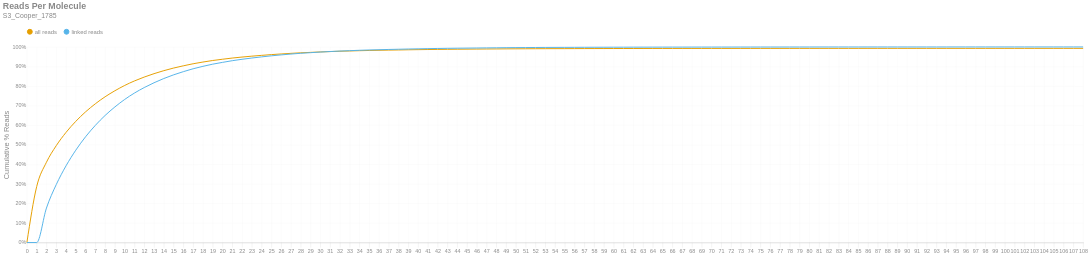

Notebook cell for this chart:
### Markdown cell above
### Reads per Molecule
This chart shows the cumulative distribution of the number of reads per linked molecule. That is, how many alignments are associated with a unique molecule. This excludes the number of reads associated with invalid or absent linked-read barcodes. The `linked` histogram is the percentages recalculated when disregarding singletons.

### Code cell
if SKIPLR:
    print_html(f"Skipped")
else:
    counts = np.bincount(valids['reads'].cast(pl.Int64).to_numpy())
    weighted = counts * np.arange(len(counts))
    all_perc = weighted / n_reads
    linked_perc = weighted / n_linked_reads
    linked_perc[1] = 0
    binned_df = pl.DataFrame({
        'readsper': list(range(len(counts))),
        'all reads (cumsum)': np.cumsum(all_perc).tolist(),
        'linked reads (cumsum)': np.cumsum(linked_perc).tolist(),
    })

    with SafeRender(binned_df):
        (
            density_plot(binned_df, 'Reads Per Molecule', samplename, 'readspmol')
            .encode(
                x=alt.X('readsper:O', title=None).axis(labelAngle=0).scale(padding=0),
                y=alt.Y('value:Q', title='Cumulative % Reads').axis(format='%').stack(False),
                color=alt.Color("key:N").scale(domain=["all reads", "linked reads"]),
                tooltip=[
                    alt.Tooltip("key:N", title="Data Type"),
                    alt.Tooltip("readsper:O", title="Reads Per Molecule"),
                    alt.Tooltip("value:Q", format=".2%", title="% Reads (Cum.)")
                ]            
            )
        ).display()

### Figure 1 — Vega-Lite specification as saved in the notebook (floating-point values rounded to 4 significant figures)
{"width": "container", "height": 400, "config": {"title": {"anchor": "start", "dy": -15, "fontSize": 18, "color": "#888888", "subtitleColor": "#888888", "subtitleFontSize": 14}, "arc": {"fill": "#0072B2"}, "axis": {"domainColor": "#888888", "domainWidth": 0.5, "gridWidth": 0.2, "grid": false, "titleFontWeight": 400, "titleFontSize": 15, "labelFontSize": 11, "labelColor": "#888888", "tickColor": "#888888", "tickWidth": 0.2, "titleColor": "#888888"}, "axisBand": {"grid": false}, "axisX": {"grid": true, "tickSize": 10, "domainCap": "round"}, "axisY": {"domain": false, "grid": true, "tickSize": 0, "domainCap": "round"}, "background": "transparent", "header": {"labelFontSize": 15, "labelColor": "#888888", "titleFontSize": 15, "titleFontWeight": 600, "titleColor": "#888888"}, "legend": {"labelFont": "sans-serif", "labelFontSize": 12, "labelColor": "#888888", "symbolSize": 100, "symbolType": "circle", "titleFontSize": 12, "titlePadding": 10, "titleColor": "#888888", "title": null, "orient": "top"}, "range": {"category": ["#E69F00", "#56B4E9", "#009E73", "#F0E442", "#0072B2", "#D55E00", "#CC79A7", "#000000"], "diverging": ["#cfe8f3", "#a2d4ec", "#73bfe2", "#46abdb", "#1696d2", "#12719e"]}, "area": {"fill": "#0072B2", "fillOpacity": 0.7, "line": true, "strokeOpacity": 0.7}, "line": {"color": "#0072B2", "stroke": "#0072B2", "strokeWidth": 2}, "trail": {"color": "#0072B2", "stroke": "#0072B2", "strokeWidth": 0, "size": 1}, "point": {"filled": true, "fillOpacity": 1.0, "size": 95}, "text": {"color": "#888888", "fontSize": 11, "align": "right", "fontWeight": 400, "size": 11}, "bar": {"fill": "#0072B2", "stroke": null}, "view": {"stroke": null, "continuousWidth": 660, "continuousHeight": 400}}, "data": {"name": "data-5d918206af340e6f1e3a928d45ef88c6"}, "mark": {"type": "line", "interpolate": "monotone", "point": {"opacity": 0, "size": 275}}, "encoding": {"color": {"field": "key", "scale": {"domain": ["all reads", "linked reads"]}, "type": "nominal"}, "tooltip": [{"field": "key", "title": "Data Type", "type": "nominal"}, {"field": "readsper", "title": "Reads Per Molecule", "type": "ordinal"}, {"field": "value", "format": ".2%", "title": "% Reads (Cum.)", "type": "quantitative"}], "x": {"axis": {"labelAngle": 0}, "field": "readsper", "scale": {"padding": 0}, "title": null, "type": "ordinal"}, "y": {"axis": {"format": "%"}, "field": "value", "stack": false, "title": "Cumulative % Reads", "type": "quantitative"}}, "params": [{"name": "param_c36ac31b6afebe62", "select": {"type": "point", "fields": ["key"]}, "bind": "legend"}], "title": {"text": "Reads Per Molecule", "subtitle": "S3_Cooper_1785"}, "transform": [{"fold": ["all reads (cumsum)", "linked reads (cumsum)"]}, {"calculate": "replace(datum.key, ' (cumsum)', '')", "as": "key"}, {"filter": {"param": "param_c36ac31b6afebe62"}}], "usermeta": {"embedOptions": {"downloadFileName": "S3_Cooper_1785.readspmol"}}, "$schema": "https://vega.github.io/schema/vega-lite/v6.1.0.json", "datasets": {"data-5d918206af340e6f1e3a928d45ef88c6": [{"readsper": 0, "all reads (cumsum)": 0.0, "linked reads (cumsum)": 0.0}, {"readsper": 1, "all reads (cumsum)": 0.2858, "linked reads (cumsum)": 0.0}, {"readsper": 2, "all reads (cumsum)": 0.4105, "linked reads (cumsum)": 0.1764}, {"readsper": 3, "all reads (cumsum)": 0.4952, "linked reads (cumsum)": 0.2961}, {"readsper": 4, "all reads (cumsum)": 0.563, "linked reads (cumsum)": 0.392}, {"readsper": 5, "all reads (cumsum)": 0.6197, "linked reads (cumsum)": 0.4722}, {"readsper": 6, "all reads (cumsum)": 0.6682, "linked reads (cumsum)": 0.5407}, {"readsper": 7, "all reads (cumsum)": 0.7095, "linked reads (cumsum)": 0.5992}, {"readsper": 8, "all reads (cumsum)": 0.7453, "linked reads (cumsum)": 0.6499}, {"readsper": 9, "all reads (cumsum)": 0.7761, "linked reads (cumsum)": 0.6933}, {"readsper": 10, "all reads (cumsum)": 0.8031, "linked reads (cumsum)": 0.7316}, {"readsper": 11, "all reads (cumsum)": 0.8263, "linked reads (cumsum)": 0.7643}, {"readsper": 12, "all reads (cumsum)": 0.8461, "linked reads (cumsum)": 0.7924}, {"readsper": 13, "all reads (cumsum)": 0.8634, "linked reads (cumsum)": 0.8169}, {"readsper": 14, "all reads (cumsum)": 0.8788, "linked reads (cumsum)": 0.8386}, {"readsper": 15, "all reads (cumsum)": 0.8921, "linked reads (cumsum)": 0.8574}, {"readsper": 16, "all reads (cumsum)": 0.9036, "linked reads (cumsum)": 0.8737}, {"readsper": 17, "all reads (cumsum)": 0.9141, "linked reads (cumsum)": 0.8885}, {"readsper": 18, "all reads (cumsum)": 0.9228, "linked reads (cumsum)": 0.9009}, {"readsper": 19, "all reads (cumsum)": 0.9306, "linked reads (cumsum)": 0.9119}, {"readsper": 20, "all reads (cumsum)": 0.9371, "linked reads (cumsum)": 0.9211}, {"readsper": 21, "all reads (cumsum)": 0.9432, "linked reads (cumsum)": 0.9297}, {"readsper": 22, "all reads (cumsum)": 0.9483, "linked reads (cumsum)": 0.9369}, {"readsper": 23, "all reads (cumsum)": 0.9529, "linked reads (cumsum)": 0.9434}, {"readsper": 24, "all reads (cumsum)": 0.957, "linked reads (cumsum)": 0.9492}, {"readsper": 25, "all reads (cumsum)": 0.9608, "linked reads (cumsum)": 0.9546}, {"readsper": 26, "all reads (cumsum)": 0.9642, "linked reads (cumsum)": 0.9593}, {"readsper": 27, "all reads (cumsum)": 0.9672, "linked reads (cumsum)": 0.9637}, {"readsper": 28, "all reads (cumsum)": 0.97, "linked reads (cumsum)": 0.9676}, {"readsper": 29, "all reads (cumsum)": 0.9722, "linked reads (cumsum)": 0.9707}, {"readsper": 30, "all reads (cumsum)": 0.9744, "linked reads (cumsum)": 0.9739}, {"readsper": 31, "all reads (cumsum)": 0.9764, "linked reads (cumsum)": 0.9766}, {"readsper": 32, "all reads (cumsum)": 0.978, "linked reads (cumsum)": 0.9789}, {"readsper": 33, "all reads (cumsum)": 0.9794, "linked reads (cumsum)": 0.9809}, {"readsper": 34, "all reads (cumsum)": 0.9808, "linked reads (cumsum)": 0.9829}, {"readsper": 35, "all reads (cumsum)": 0.9819, "linked reads (cumsum)": 0.9845}, {"readsper": 36, "all reads (cumsum)": 0.9829, "linked reads (cumsum)": 0.9858}, {"readsper": 37, "all reads (cumsum)": 0.9838, "linked reads (cumsum)": 0.9871}, {"readsper": 38, "all reads (cumsum)": 0.9846, "linked reads (cumsum)": 0.9882}, {"readsper": 39, "all reads (cumsum)": 0.9854, "linked reads (cumsum)": 0.9894}, {"readsper": 40, "all reads (cumsum)": 0.9861, "linked reads (cumsum)": 0.9904}, {"readsper": 41, "all reads (cumsum)": 0.9868, "linked reads (cumsum)": 0.9914}, {"readsper": 42, "all reads (cumsum)": 0.9874, "linked reads (cumsum)": 0.9922}, {"readsper": 43, "all reads (cumsum)": 0.9879, "linked reads (cumsum)": 0.9929}, {"readsper": 44, "all reads (cumsum)": 0.9884, "linked reads (cumsum)": 0.9936}, {"readsper": 45, "all reads (cumsum)": 0.9887, "linked reads (cumsum)": 0.9941}, {"readsper": 46, "all reads (cumsum)": 0.9891, "linked reads (cumsum)": 0.9946}, {"readsper": 47, "all reads (cumsum)": 0.9895, "linked reads (cumsum)": 0.9952}, {"readsper": 48, "all reads (cumsum)": 0.9899, "linked reads (cumsum)": 0.9957}, {"readsper": 49, "all reads (cumsum)": 0.9902, "linked reads (cumsum)": 0.9962}, {"readsper": 50, "all reads (cumsum)": 0.9905, "linked reads (cumsum)": 0.9966}, {"readsper": 51, "all reads (cumsum)": 0.9907, "linked reads (cumsum)": 0.9969}, {"readsper": 52, "all reads (cumsum)": 0.991, "linked reads (cumsum)": 0.9972}, {"readsper": 53, "all reads (cumsum)": 0.9911, "linked reads (cumsum)": 0.9975}, {"readsper": 54, "all reads (cumsum)": 0.9913, "linked reads (cumsum)": 0.9977}, {"readsper": 55, "all reads (cumsum)": 0.9914, "linked reads (cumsum)": 0.9978}, {"readsper": 56, "all reads (cumsum)": 0.9915, "linked reads (cumsum)": 0.998}, {"readsper": 57, "all reads (cumsum)": 0.9917, "linked reads (cumsum)": 0.9982}, {"readsper": 58, "all reads (cumsum)": 0.9918, "linked reads (cumsum)": 0.9984}, {"readsper": 59, "all reads (cumsum)": 0.9918, "linked reads (cumsum)": 0.9985}, {"readsper": 60, "all reads (cumsum)": 0.9919, "linked reads (cumsum)": 0.9986}, {"readsper": 61, "all reads (cumsum)": 0.992, "linked reads (cumsum)": 0.9987}, {"readsper": 62, "all reads (cumsum)": 0.9921, "linked reads (cumsum)": 0.9989}, {"readsper": 63, "all reads (cumsum)": 0.9922, "linked reads (cumsum)": 0.9989}, {"readsper": 64, "all reads (cumsum)": 0.9922, "linked reads (cumsum)": 0.9991}, {"readsper": 65, "all reads (cumsum)": 0.9923, "linked reads (cumsum)": 0.9991}, {"readsper": 66, "all reads (cumsum)": 0.9923, "linked reads (cumsum)": 0.9992}, {"readsper": 67, "all reads (cumsum)": 0.9924, "linked reads (cumsum)": 0.9992}, {"readsper": 68, "all reads (cumsum)": 0.9924, "linked reads (cumsum)": 0.9992}, {"readsper": 69, "all reads (cumsum)": 0.9924, "linked reads (cumsum)": 0.9993}, {"readsper": 70, "all reads (cumsum)": 0.9925, "linked reads (cumsum)": 0.9994}, {"readsper": 71, "all reads (cumsum)": 0.9925, "linked reads (cumsum)": 0.9994}, {"readsper": 72, "all reads (cumsum)": 0.9925, "linked reads (cumsum)": 0.9994}, {"readsper": 73, "all reads (cumsum)": 0.9926, "linked reads (cumsum)": 0.9995}, {"readsper": 74, "all reads (cumsum)": 0.9926, "linked reads (cumsum)": 0.9995}, {"readsper": 75, "all reads (cumsum)": 0.9926, "linked reads (cumsum)": 0.9996}, {"readsper": 76, "all reads (cumsum)": 0.9926, "linked reads (cumsum)": 0.9996}, {"readsper": 77, "all reads (cumsum)": 0.9926, "linked reads (cumsum)": 0.9996}, {"readsper": 78, "all reads (cumsum)": 0.9927, "linked reads (cumsum)": 0.9996}, {"readsper": 79, "all reads (cumsum)": 0.9927, "linked reads (cumsum)": 0.9997}, {"readsper": 80, "all reads (cumsum)": 0.9927, "linked reads (cumsum)": 0.9997}, {"readsper": 81, "all reads (cumsum)": 0.9928, "linked reads (cumsum)": 0.9998}, {"readsper": 82, "all reads (cumsum)": 0.9928, "linked reads (cumsum)": 0.9998}, {"readsper": 83, "all reads (cumsum)": 0.9928, "linked reads (cumsum)": 0.9998}, {"readsper": 84, "all reads (cumsum)": 0.9928, "linked reads (cumsum)": 0.9999}, {"readsper": 85, "all reads (cumsum)": 0.9928, "linked reads (cumsum)": 0.9999}, {"readsper": 86, "all reads (cumsum)": 0.9929, "linked reads (cumsum)": 0.9999}, {"readsper": 87, "all reads (cumsum)": 0.9929, "linked reads (cumsum)": 0.9999}, {"readsper": 88, "all reads (cumsum)": 0.9929, "linked reads (cumsum)": 0.9999}, {"readsper": 89, "all reads (cumsum)": 0.9929, "linked reads (cumsum)": 0.9999}, {"readsper": 90, "all reads (cumsum)": 0.9929, "linked reads (cumsum)": 0.9999}, {"readsper": 91, "all reads (cumsum)": 0.9929, "linked reads (cumsum)": 0.9999}, {"readsper": 92, "all reads (cumsum)": 0.9929, "linked reads (cumsum)": 0.9999}, {"readsper": 93, "all reads (cumsum)": 0.9929, "linked reads (cumsum)": 0.9999}, {"readsper": 94, "all reads (cumsum)": 0.9929, "linked reads (cumsum)": 0.9999}, {"readsper": 95, "all reads (cumsum)": 0.9929, "linked reads (cumsum)": 1.0}, {"readsper": 96, "all reads (cumsum)": 0.9929, "linked reads (cumsum)": 1.0}, {"readsper": 97, "all reads (cumsum)": 0.9929, "linked reads (cumsum)": 1.0}, {"readsper": 98, "all reads (cumsum)": 0.9929, "linked reads (cumsum)": 1.0}, {"readsper": 99, "all reads (cumsum)": 0.9929, "linked reads (cumsum)": 1.0}, {"readsper": 100, "all reads (cumsum)": 0.9929, "linked reads (cumsum)": 1.0}, {"readsper": 101, "all reads (cumsum)": 0.9929, "linked reads (cumsum)": 1.0}, {"readsper": 102, "all reads (cumsum)": 0.9929, "linked reads (cumsum)": 1.0}, {"readsper": 103, "all reads (cumsum)": 0.9929, "linked reads (cumsum)": 1.0}, {"readsper": 104, "all reads (cumsum)": 0.9929, "linked reads (cumsum)": 1.0}, {"readsper": 105, "all reads (cumsum)": 0.9929, "linked reads (cumsum)": 1.0}, {"readsper": 106, "all reads (cumsum)": 0.9929, "linked reads (cumsum)": 1.0}, {"readsper": 107, "all reads (cumsum)": 0.9929, "linked reads (cumsum)": 1.0}, {"readsper": 108, "all reads (cumsum)": 0.9929, "linked reads (cumsum)": 1.0}]}}
